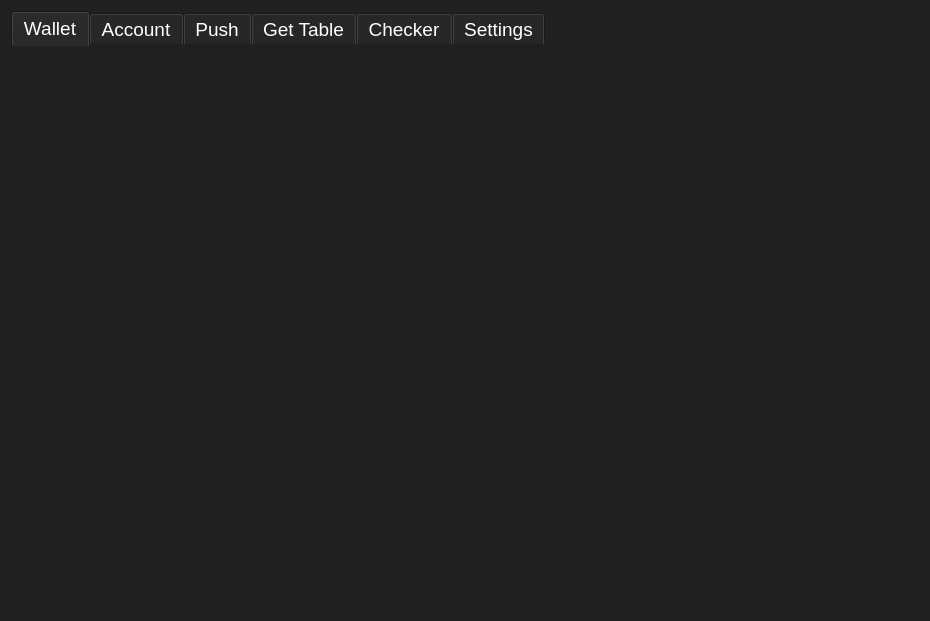
<?xml version="1.0" encoding="UTF-8"?>
<ui version="4.0">
 <class>MainWindow</class>
 <widget class="QMainWindow" name="MainWindow">
  <property name="geometry">
   <rect>
    <x>0</x>
    <y>0</y>
    <width>930</width>
    <height>621</height>
   </rect>
  </property>
  <property name="font">
   <font>
    <pointsize>14</pointsize>
   </font>
  </property>
  <property name="windowTitle">
   <string>EOSDevHelper</string>
  </property>
  <property name="styleSheet">
   <string notr="true">background-color: rgb(32, 32, 32);
border-color: rgba(255, 255, 255, 0);</string>
  </property>
  <widget class="QWidget" name="centralWidget">
   <layout class="QGridLayout" name="gridLayout">
    <item row="0" column="0">
     <widget class="QTabWidget" name="tabWidget">
      <property name="font">
       <font>
        <family>Arial</family>
        <pointsize>14</pointsize>
       </font>
      </property>
      <property name="styleSheet">
       <string notr="true">QTabWidget::pane { /* The tab widget frame */
    border: 0px;
}

QTabBar {
	color: rgb(255, 255, 255);
	background-color: rgb(32, 32, 32);
	selection-background-color: rgb(0, 0, 0);
}

border-color: rgba(255, 255, 255, 0);

QTabBar::tab:selected {
	border: 0px;
	border-bottom-color: transparent;
	border-left-color: transparent;
	border-top-color: transparent;
	border-right-color: transparent;
}</string>
      </property>
      <property name="tabPosition">
       <enum>QTabWidget::North</enum>
      </property>
      <property name="tabShape">
       <enum>QTabWidget::Rounded</enum>
      </property>
      <property name="currentIndex">
       <number>0</number>
      </property>
      <property name="iconSize">
       <size>
        <width>32</width>
        <height>32</height>
       </size>
      </property>
      <property name="elideMode">
       <enum>Qt::ElideNone</enum>
      </property>
      <property name="documentMode">
       <bool>false</bool>
      </property>
      <property name="tabsClosable">
       <bool>false</bool>
      </property>
      <property name="movable">
       <bool>false</bool>
      </property>
      <property name="tabBarAutoHide">
       <bool>false</bool>
      </property>
      <widget class="QWidget" name="tabWallet">
       <attribute name="title">
        <string>Wallet</string>
       </attribute>
      </widget>
      <widget class="QWidget" name="tabAccount">
       <attribute name="title">
        <string>Account</string>
       </attribute>
      </widget>
      <widget class="QWidget" name="tabPush">
       <attribute name="title">
        <string>Push</string>
       </attribute>
      </widget>
      <widget class="QWidget" name="tabGetTable">
       <attribute name="title">
        <string>Get Table</string>
       </attribute>
      </widget>
      <widget class="QWidget" name="tabChecker">
       <attribute name="title">
        <string>Checker</string>
       </attribute>
      </widget>
      <widget class="QWidget" name="tabSettings">
       <attribute name="title">
        <string>Settings</string>
       </attribute>
      </widget>
     </widget>
    </item>
   </layout>
  </widget>
 </widget>
 <layoutdefault spacing="6" margin="11"/>
 <resources/>
 <connections/>
</ui>
